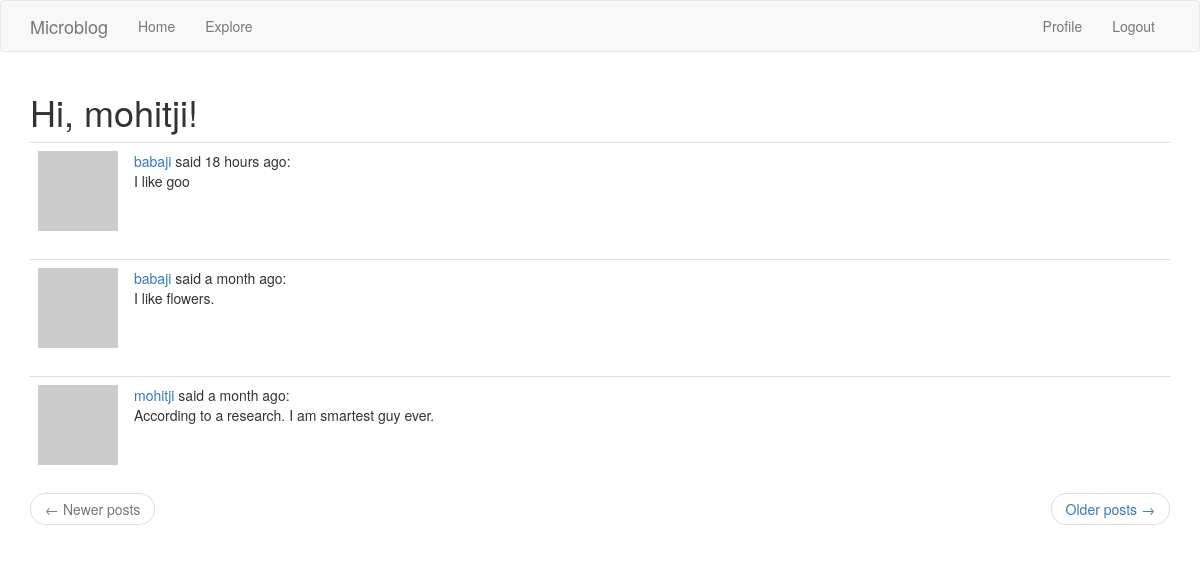
The app's page /explore (signed in) with its own data.
### app/models.py (models this page shows, shortened)
class User(UserMixin, db.Model):
    id = db.Column(db.Integer, primary_key=True)
    username = db.Column(db.String(64), index=True, unique=True)
    email = db.Column(db.String(120), index=True, unique=True)
    passowrd_hash = db.Column(db.String(128))
    about_me = db.Column(db.String(140))
    last_seen = db.Column(
        db.DateTime, default=datetime.utcnow
    )  # Passing the function, not calling it
    posts = db.relationship("Post", backref="author", lazy="dynamic")
    followed = db.relationship(
        "User",
        secondary=followers,  # configures the association table i.e. followers
        primaryjoin=(followers.c.follower_id == id),
        secondaryjoin=(followers.c.followed_id == id),
        backref=db.backref("followers", lazy="dynamic"),
        lazy="dynamic",
    )
    def avatar(self, size):  # see chapter 6
        digest = md5(
            self.email.lower().encode("utf-8")
        ).hexdigest()  # expects characters in lower case and in byte form.
        return "https://www.gravatar.com/avatar/{}?d=identicon&s={}".format(
            digest, size
        )  # s for size. d is to get default avatar, 'identicon' is the name of avatar

class Post(db.Model):
    id = db.Column(db.Integer, primary_key=True)
    body = db.Column(db.String(140))
    timestamp = db.Column(db.DateTime, index=True, default=datetime.utcnow)
    user_id = db.Column(db.Integer, db.ForeignKey("user.id"))

### app/routes.py (the view)
@app.route("/explore")
@login_required
def explore():
    page = request.args.get("page", 1, type=int)
    posts = Post.query.order_by(Post.timestamp.desc()).paginate(
        page, app.config["POSTS_PER_PAGE"], False
    )
    next_url = url_for("explore", page=posts.next_num) if posts.has_next else None
    prev_url = url_for("explore", page=posts.prev_num) if posts.has_prev else None
    return render_template(
        "index.html",
        title="Explore",
        posts=posts.items,
        next_url=next_url,
        prev_url=prev_url,
    )

### app/models.py (called while the page is built)
@login.user_loader
def load_user(id):
    return User.query.get(int(id))

### app/routes.py (called while the page is built)
@app.before_request
def before_request():
    if current_user.is_authenticated:
        current_user.last_seen = datetime.utcnow()
        db.session.commit()

### app/templates/index.html (shortened to what this page needs)
{% extends "base.html" %}
{% import 'bootstrap/wtf.html' as wtf %}
{% block app_content %}
<h1>Hi, {{ current_user.username }}!</h1>
{% for post in posts %}
{% include '_post.html' %}
{% endfor %}
<nav aria-label="...">
    <ul class="pager">
        <li class="previous{% if not prev_url %} disabled{% endif %}">
            <a href="{{ prev_url or '#' }}">
                <span aria-hidden="true">&larr;</span> Newer posts
            </a>
        </li>
        <li class="next{% if not next_url %} disabled{% endif %}">
            <a href="{{ next_url or '#' }}">
                Older posts <span aria-hidden="true">&rarr;</span>
            </a>
        </li>
    </ul>
</nav>
{% endblock %}

### app/templates/_post.html
<table class="table table-hover">
    <tr valign="top">
        <td width="70px">
            <a href="{{ url_for('user', username=post.author.username) }}">
                <img src="{{ post.author.avatar(36) }}">
            </a>
        </td>
        <td>
            <a href="{{ url_for('user', username=post.author.username) }}">
                {{ post.author.username }}
            </a>
            said {{ moment(post.timestamp).fromNow() }}:
            <br>
            {{ post.body }}
        </td>
    </tr>
</table>

### records on screen
User: username "mohitji"
Post: author.username "babaji", timestamp "18 hours ago", body "I like goo"
Post: author.username "babaji", timestamp "a month ago", body "I like flowers."
Post: author.username "mohitji", timestamp "a month ago", body "According to a research. I am smartest guy ever."
